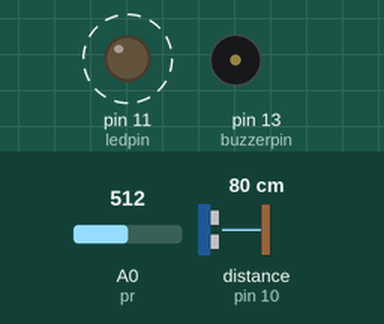
The sketch below on a simulated Arduino Uno, built with avr-gcc and run on an emulated ATmega328P. On the bench: output pins drawn as LEDs (lit = HIGH), buzzer (waves = sounding, pin HIGH). Wiring (inferred from the names in the program): ultrasonic range finder: trigger pin 9; echo pin 10. Dashed ring = blinking. Inputs (shaded band) come from the test bench; at power-on: distance to the obstacle (sensor on pin 10) 80 cm, A0 (pr) = 512. The echo pulse lasts 58.3 µs per cm; the modem accepts every AT command (registered, SIM ready, sends succeed) and sends nothing else; pins used as bus, display or sensor lines are not drawn; what the sketch prints to the serial monitor is not drawn.

Above: at 1.28 s.
1.3 s: distance to the obstacle (sensor on pin 10) set to 35 cm
4.3 s: A0 (pr) set to 15
7.3 s: distance to the obstacle (sensor on pin 10) set to 4 cm
Timing chart, 0 to 16.3 s (numbered marks = the images above; inputs shaded):
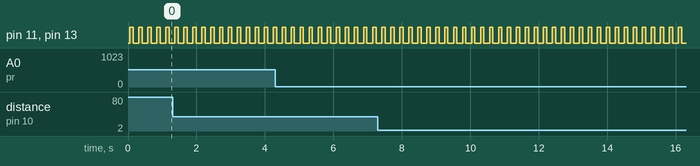

Measured:
- by itself, pin 11 (ledpin), pin 13 (buzzerpin): alternates HIGH for 0.10 s and LOW for 0.16 s

The sketch:

IoT_based_wardrobe_and_steel_closet_theft_detector.ino
```cpp
#include <SoftwareSerial.h>
#define RX 5// CHANGE ME
#define TX 6
String AP = "SURIYA";
String PASS = "shivvish2019"; // CHANGE ME
String API = "TG65B0L1AZVEDMQX";   // CHANGE ME
String HOST = "api.thingspeak.com";
String PORT = "80";
String field = "field1";
int countTrueCommand;
int countTimeCommand;
boolean found = false;
int val ;
SoftwareSerial esp8266(RX, TX);
const int trigpin = 9;
const int echopin = 10;
const int pr = A0;
long duration;
int distance;
int ledpin = 11;
int btnpin = 2;
int k = 0;
int value;
int buzzerpin = 13;

void setup() {
  pinMode(trigpin, OUTPUT);
  pinMode(echopin, INPUT);
  pinMode(ledpin, OUTPUT);
  pinMode(buzzerpin, OUTPUT);
  pinMode(btnpin, INPUT);
  pinMode(pr, INPUT);
  Serial.begin(9600);
  esp8266.begin(115200);
  sendCommand("AT", 5, "OK");
  sendCommand("AT+CWMODE=1", 5, "OK");
  sendCommand("AT+CWJAP=\"" + AP + "\",\"" + PASS + "\"", 20, "OK");
}


void loop() {
  digitalWrite(trigpin, LOW);
  delayMicroseconds(2);
  digitalWrite(trigpin, HIGH);
  delayMicroseconds(10);
  digitalWrite(trigpin, LOW);
  duration = pulseIn(echopin, HIGH);
  distance = duration * 0.034 / 2;

  value = analogRead(pr);

  if ((distance != 10) && (value > 25)) {
    val = 1;
    digitalWrite(ledpin, HIGH);
    digitalWrite(buzzerpin, HIGH);
    delay(100);
    digitalWrite(ledpin, LOW);
    digitalWrite(buzzerpin, LOW);
  }
  else if ((distance != 10) || (value > 25)) {
    val = 1;
    digitalWrite(ledpin, HIGH);
    digitalWrite(buzzerpin, HIGH);
    delay(100);
    digitalWrite(ledpin, LOW);
    digitalWrite(buzzerpin, LOW);
  }
  else
  {
    val = 0;
    digitalWrite(ledpin, LOW);
    digitalWrite(buzzerpin, LOW);
  }

  String getData = "GET /update?api_key=" + API + "&" + field + "=" + String(val);
  sendCommand("AT+CIPMUX=1", 5, "OK");
  sendCommand("AT+CIPSTART=0,\"TCP\",\"" + HOST + "\"," + PORT, 15, "OK");
  sendCommand("AT+CIPSEND=0," + String(getData.length() + 4), 4, ">");
  esp8266.println(getData); countTrueCommand++;
  sendCommand("AT+CIPCLOSE=0", 5, "OK");
  Serial.print("VALUE: ");
  Serial.println(val);

  if (value>25)
   {
    Serial.print("Light is on.   ");
   }
  else
  {
    Serial.print("light is off.  ");
  }
  Serial.print("distance: ");
  Serial.println(distance);

}

void sendCommand(String command, int maxTime, char readReplay[]) {
  Serial.print(countTrueCommand);
  Serial.print(". at command => ");
  Serial.print(command);
  Serial.print(" ");
  while (countTimeCommand < (maxTime * 1))
  {
    esp8266.println(command);//at+cipsend
    if (esp8266.find(readReplay)) //ok
    {
      found = true;
      break;
    }

    countTimeCommand++;
  }

  if (found == true)
  {
    Serial.println("OYI");
    countTrueCommand++;
    countTimeCommand = 0;
  }

  if (found == false)
  {
    Serial.println("Fail");
    countTrueCommand = 0;
    countTimeCommand = 0;
  }

  found = false;
}
```
